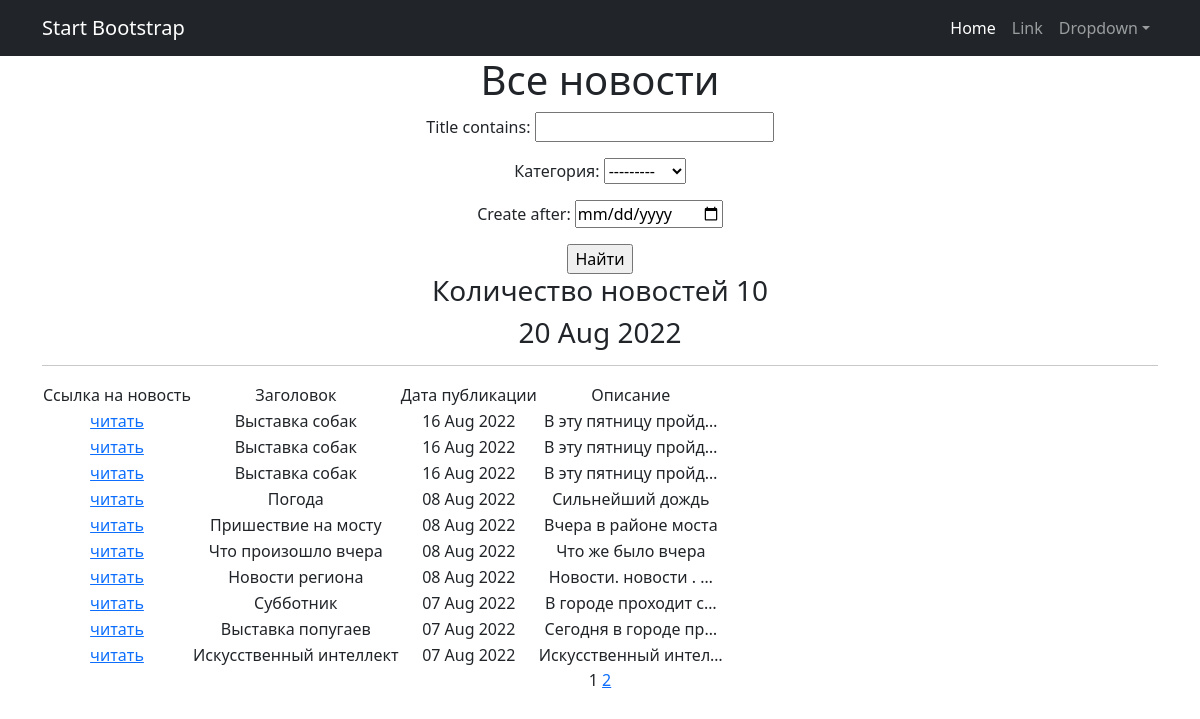
Page /news/ on the committed database.
### news/models.py (models this page shows, shortened)
class Post(models.Model):
    author = models.ForeignKey(Author, on_delete=models.CASCADE)
    NEWS = 'NW'
    ARTICLE = 'AR'
    CATEGORY_CHOICES = (
        (NEWS, 'Новость'),
        (ARTICLE, 'Статья')
    )
    category_type = models.CharField(max_length=2, choices=CATEGORY_CHOICES, default=ARTICLE)
    dateCreation = models.DateTimeField(auto_now_add=True)
    title = models.CharField(max_length=128)
    text = models.TextField()
    rating = models.SmallIntegerField(default=0)
    category = models.ManyToManyField(Category, through='PostCategory', verbose_name='Категория')
    def get_absolute_url(self):
        return reverse('news', args=[str(self.id)])

### news/views.py (the view, shortened to what this page needs)
# urls.py: path('', News.as_view(), name='news_page'),
class News(ListView):
    model = Post
    ordering = '-dateCreation'
    template_name = 'news.html'
    context_object_name = 'news'
    paginate_by = 10
    def get_queryset(self):
        queryset =super().get_queryset()
        self.filterset = PostFilter(self.request.GET, queryset)
        return self.filterset.qs
    def get_context_data(self, **kwargs):
        context = super().get_context_data(**kwargs)
        context['filterset'] = self.filterset
        return context

### news/models.py (called while the page is built)
    def __str__(self):
        return f'{self.name}'

### news/templatetags/custom_filters.py (called while the page is built)
@register.filter()
def censor(value):
    if not isinstance(value, str):
        raise ValueError
    for word in black_list:
        value = value.replace(word[1:], "*"*(len(word)-1))
    return value

### news/templatetags/custom_tags.py (called while the page is built)
@register.simple_tag()
def my_time(format_string='%b %d %Y'):
    return datetime.utcnow().strftime(format_string)

### templates/news.html (shortened to what this page needs)
{% extends 'flatpages/default.html' %}
{% load custom_filters %}
{% load custom_tags %}
{% block content %}
 <h1>Все новости</h1>
    <form action="" method="get">
        {{ filterset.form.as_p }}
        <input type="submit" value="Найти" />
    </form>
    <h3> Количество новостей {{ news|length }}</h3>
    <h3>{% my_time '%d %b %Y' %}</h3>
    <hr>
    {% if news %}
        <table>
            <tr>
                <td> Ссылка на новость </td>
                <td> Заголовок </td>
                <td> Дата публикации </td>
                <td> Описание </td>
            </tr>
            {% for newOne in news %}
            <tr>
                <td><a href="{{newOne.get_absolute_url}}" > читать </a></td>
                <td>{{ newOne.title|censor }}</td>
                <td>{{ newOne.dateCreation|date:'d M Y' }}</td>
                <td>{{ newOne.text|truncatechars:20|censor }}</td>
            </tr>
            {% endfor %}
        </table>
    {% else %}
        <h2>Новостей нет</h2>
    {% endif %}
   {{ page_obj.number }}
   {% if page_obj.has_next %}
       <a href="?page={{ page_obj.next_page_number }}">{{ page_obj.next_page_number }}</a>
   {% endif %}
{% endblock content %}

### rows in the picture
Post: title|censor "Выставка собак", dateCreation "16 Aug 2022", text|censor "В эту пятницу пройд…"
Post: title|censor "Выставка собак", dateCreation "16 Aug 2022", text|censor "В эту пятницу пройд…"
Post: title|censor "Выставка собак", dateCreation "16 Aug 2022", text|censor "В эту пятницу пройд…"
Post: title|censor "Погода", dateCreation "08 Aug 2022", text|censor "Сильнейший дождь"
Post: title|censor "Пришествие на мосту", dateCreation "08 Aug 2022", text|censor "Вчера в районе моста"
Post: title|censor "Что произошло вчера", dateCreation "08 Aug 2022", text|censor "Что же было вчера"
Post: title|censor "Новости региона", dateCreation "08 Aug 2022", text|censor "Новости. новости . …"
Post: title|censor "Субботник", dateCreation "07 Aug 2022", text|censor "В городе проходит с…"
Post: title|censor "Выставка попугаев", dateCreation "07 Aug 2022", text|censor "Сегодня в городе пр…"
Post: title|censor "Искусственный интеллект", dateCreation "07 Aug 2022", text|censor "Искусственный интел…"

### other values in the picture
{{ news|length }} "10"
{{ page_obj.number }} "1"
{{ page_obj.next_page_number }} "2"
